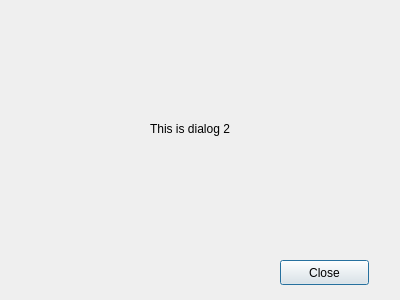
<?xml version="1.0" encoding="UTF-8"?>
<ui version="4.0">
 <class>Dialog2</class>
 <widget class="QDialog" name="Dialog2">
  <property name="geometry">
   <rect>
    <x>0</x>
    <y>0</y>
    <width>400</width>
    <height>300</height>
   </rect>
  </property>
  <property name="windowTitle">
   <string>Dialog</string>
  </property>
  <widget class="QPushButton" name="btnClose">
   <property name="geometry">
    <rect>
     <x>280</x>
     <y>260</y>
     <width>89</width>
     <height>25</height>
    </rect>
   </property>
   <property name="text">
    <string>Close</string>
   </property>
  </widget>
  <widget class="QLabel" name="label">
   <property name="geometry">
    <rect>
     <x>150</x>
     <y>120</y>
     <width>201</width>
     <height>17</height>
    </rect>
   </property>
   <property name="text">
    <string>This is dialog 2</string>
   </property>
  </widget>
 </widget>
 <resources/>
 <connections/>
</ui>
